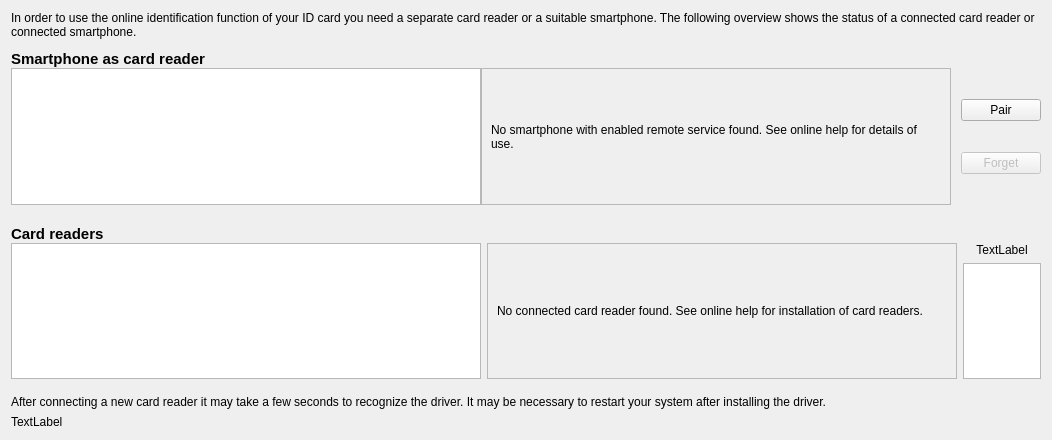
<?xml version="1.0" encoding="UTF-8"?>
<ui version="4.0">
 <class>ReaderDeviceWidget</class>
 <widget class="QWidget" name="ReaderDeviceWidget">
  <property name="geometry">
   <rect>
    <x>0</x>
    <y>0</y>
    <width>649</width>
    <height>440</height>
   </rect>
  </property>
  <layout class="QHBoxLayout" name="horizontalLayout_3">
   <item>
    <layout class="QVBoxLayout" name="mainLayout">
     <property name="spacing">
      <number>6</number>
     </property>
     <item>
      <widget class="QLabel" name="cardReaderDescription">
       <property name="focusPolicy">
        <enum>Qt::TabFocus</enum>
       </property>
       <property name="accessibleName">
        <string>In order to use the online identification function of your ID card you need a separate card reader or a suitable smartphone. The following overview shows the status of a connected card reader or connected smartphone.</string>
       </property>
       <property name="text">
        <string>In order to use the online identification function of your ID card you need a separate card reader or a suitable smartphone. The following overview shows the status of a connected card reader or connected smartphone.</string>
       </property>
       <property name="wordWrap">
        <bool>true</bool>
       </property>
      </widget>
     </item>
     <item>
      <layout class="QVBoxLayout" name="verticalLayout">
       <property name="spacing">
        <number>0</number>
       </property>
       <item>
        <spacer name="verticalSpacer_3">
         <property name="orientation">
          <enum>Qt::Vertical</enum>
         </property>
         <property name="sizeType">
          <enum>QSizePolicy::Minimum</enum>
         </property>
         <property name="sizeHint" stdset="0">
          <size>
           <width>20</width>
           <height>5</height>
          </size>
         </property>
        </spacer>
       </item>
       <item>
        <widget class="QLabel" name="sakLabel">
         <property name="sizePolicy">
          <sizepolicy hsizetype="Preferred" vsizetype="Preferred">
           <horstretch>0</horstretch>
           <verstretch>0</verstretch>
          </sizepolicy>
         </property>
         <property name="font">
          <font>
           <pointsize>11</pointsize>
           <weight>75</weight>
           <bold>true</bold>
          </font>
         </property>
         <property name="text">
          <string>Smartphone as card reader</string>
         </property>
        </widget>
       </item>
       <item>
        <layout class="QHBoxLayout" name="remoteReaderLayout">
         <item>
          <widget class="QTableView" name="tableViewRemote">
           <property name="sizePolicy">
            <sizepolicy hsizetype="Maximum" vsizetype="Expanding">
             <horstretch>0</horstretch>
             <verstretch>0</verstretch>
            </sizepolicy>
           </property>
           <property name="minimumSize">
            <size>
             <width>470</width>
             <height>100</height>
            </size>
           </property>
           <property name="selectionMode">
            <enum>QAbstractItemView::SingleSelection</enum>
           </property>
           <property name="selectionBehavior">
            <enum>QAbstractItemView::SelectRows</enum>
           </property>
           <attribute name="horizontalHeaderHighlightSections">
            <bool>false</bool>
           </attribute>
          </widget>
         </item>
         <item>
          <widget class="QFrame" name="remoteEmptyListDescriptionFrame">
           <property name="frameShape">
            <enum>QFrame::StyledPanel</enum>
           </property>
           <property name="frameShadow">
            <enum>QFrame::Plain</enum>
           </property>
           <property name="sizePolicy">
            <sizepolicy hsizetype="Maximum" vsizetype="Expanding">
             <horstretch>0</horstretch>
             <verstretch>0</verstretch>
            </sizepolicy>
           </property>
           <property name="visible">
            <bool>false</bool>
           </property>
           <property name="minimumSize">
            <size>
             <width>470</width>
             <height>100</height>
            </size>
           </property>
           <layout class="QVBoxLayout" name="remoteEmptyListDescriptionLayout">
            <item>
             <widget class="QLabel" name="remoteEmptyListDescription">
              <property name="text">
               <string>No smartphone with enabled remote service found. See online help for details of use.</string>
              </property>
              <property name="wordWrap">
               <bool>true</bool>
              </property>
             </widget>
            </item>
           </layout>
          </widget>
         </item>
         <item>
          <layout class="QVBoxLayout" name="buttonLayout">
           <property name="leftMargin">
            <number>10</number>
           </property>
           <item>
            <widget class="QPushButton" name="connectRemote">
             <property name="enabled">
              <bool>true</bool>
             </property>
             <property name="sizePolicy">
              <sizepolicy hsizetype="Preferred" vsizetype="Fixed">
               <horstretch>0</horstretch>
               <verstretch>0</verstretch>
              </sizepolicy>
             </property>
             <property name="maximumSize">
              <size>
               <width>200</width>
               <height>16777215</height>
              </size>
             </property>
             <property name="text">
              <string>Pair</string>
             </property>
            </widget>
           </item>
           <item>
            <widget class="QPushButton" name="forgetRemote">
             <property name="enabled">
              <bool>false</bool>
             </property>
             <property name="sizePolicy">
              <sizepolicy hsizetype="Maximum" vsizetype="Fixed">
               <horstretch>0</horstretch>
               <verstretch>0</verstretch>
              </sizepolicy>
             </property>
             <property name="maximumSize">
              <size>
               <width>200</width>
               <height>16777215</height>
              </size>
             </property>
             <property name="text">
              <string>Forget</string>
             </property>
            </widget>
           </item>
          </layout>
         </item>
        </layout>
       </item>
       <item>
        <spacer name="verticalSpacer_2">
         <property name="orientation">
          <enum>Qt::Vertical</enum>
         </property>
         <property name="sizeType">
          <enum>QSizePolicy::Minimum</enum>
         </property>
         <property name="sizeHint" stdset="0">
          <size>
           <width>20</width>
           <height>20</height>
          </size>
         </property>
        </spacer>
       </item>
       <item>
        <widget class="QLabel" name="cardReaderLabel">
         <property name="font">
          <font>
           <pointsize>11</pointsize>
           <weight>75</weight>
           <bold>true</bold>
          </font>
         </property>
         <property name="styleSheet">
          <string notr="true"/>
         </property>
         <property name="text">
          <string>Card readers</string>
         </property>
        </widget>
       </item>
       <item>
        <layout class="QHBoxLayout" name="infoLayout">
         <property name="spacing">
          <number>6</number>
         </property>
         <item>
          <widget class="QTableView" name="tableViewLocal">
           <property name="sizePolicy">
            <sizepolicy hsizetype="Maximum" vsizetype="Expanding">
             <horstretch>0</horstretch>
             <verstretch>0</verstretch>
            </sizepolicy>
           </property>
           <property name="minimumSize">
            <size>
             <width>470</width>
             <height>0</height>
            </size>
           </property>
           <property name="selectionMode">
            <enum>QAbstractItemView::SingleSelection</enum>
           </property>
           <property name="selectionBehavior">
            <enum>QAbstractItemView::SelectRows</enum>
           </property>
           <attribute name="horizontalHeaderHighlightSections">
            <bool>false</bool>
           </attribute>
          </widget>
         </item>
         <item>
          <widget class="QFrame" name="localEmptyListDescriptionFrame">
           <property name="frameShape">
            <enum>QFrame::StyledPanel</enum>
           </property>
           <property name="frameShadow">
            <enum>QFrame::Plain</enum>
           </property>
           <property name="sizePolicy">
            <sizepolicy hsizetype="Maximum" vsizetype="Expanding">
             <horstretch>0</horstretch>
             <verstretch>0</verstretch>
            </sizepolicy>
           </property>
           <property name="visible">
            <bool>false</bool>
           </property>
           <property name="minimumSize">
            <size>
             <width>470</width>
             <height>100</height>
            </size>
           </property>
           <layout class="QVBoxLayout" name="localEmptyListDescriptionLayout">
            <item>
             <widget class="QLabel" name="localEmptyListDescription">
              <property name="text">
               <string>No connected card reader found. See online help for installation of card readers.</string>
              </property>
              <property name="wordWrap">
               <bool>true</bool>
              </property>
             </widget>
            </item>
           </layout>
          </widget>
         </item>
         <item>
          <layout class="QVBoxLayout" name="detailInfoLayout">
           <item>
            <layout class="QHBoxLayout" name="labelLayout">
             <item>
              <widget class="QLabel" name="readerLabel">
               <property name="text">
                <string notr="true">TextLabel</string>
               </property>
               <property name="alignment">
                <set>Qt::AlignCenter</set>
               </property>
              </widget>
             </item>
            </layout>
           </item>
           <item>
            <widget class="QStackedWidget" name="stackedWidget">
             <property name="sizePolicy">
              <sizepolicy hsizetype="Preferred" vsizetype="Preferred">
               <horstretch>0</horstretch>
               <verstretch>0</verstretch>
              </sizepolicy>
             </property>
             <property name="maximumSize">
              <size>
               <width>200</width>
               <height>16777215</height>
              </size>
             </property>
             <widget class="QTextBrowser" name="infoText">
              <property name="sizePolicy">
               <sizepolicy hsizetype="Preferred" vsizetype="Preferred">
                <horstretch>0</horstretch>
                <verstretch>0</verstretch>
               </sizepolicy>
              </property>
              <property name="maximumSize">
               <size>
                <width>200</width>
                <height>16777215</height>
               </size>
              </property>
             </widget>
             <widget class="QWidget" name="emptyWidget"/>
            </widget>
           </item>
          </layout>
         </item>
        </layout>
       </item>
      </layout>
     </item>
     <item>
      <spacer name="verticalSpacer">
       <property name="orientation">
        <enum>Qt::Vertical</enum>
       </property>
       <property name="sizeType">
        <enum>QSizePolicy::Fixed</enum>
       </property>
       <property name="sizeHint" stdset="0">
        <size>
         <width>10</width>
         <height>10</height>
        </size>
       </property>
      </spacer>
     </item>
     <item>
      <widget class="QLabel" name="updateInfoLabel">
       <property name="focusPolicy">
        <enum>Qt::TabFocus</enum>
       </property>
       <property name="accessibleName">
        <string>After connecting a new card reader it may take a few seconds to recognize the driver. It may be necessary to restart your system after installing the driver.</string>
       </property>
       <property name="text">
        <string>After connecting a new card reader it may take a few seconds to recognize the driver. It may be necessary to restart your system after installing the driver.</string>
       </property>
       <property name="wordWrap">
        <bool>true</bool>
       </property>
      </widget>
     </item>
     <item>
      <widget class="QLabel" name="updateTimeLabel">
       <property name="text">
        <string>TextLabel</string>
       </property>
      </widget>
     </item>
    </layout>
   </item>
  </layout>
 </widget>
 <resources/>
 <connections/>
</ui>
